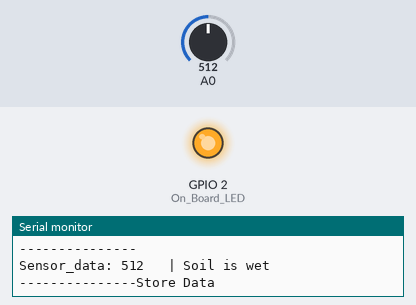
Bench run of a sketch on a simulated ESP8266 (NodeMCU). Shown: output pins drawn as LEDs (lit = HIGH), the last lines printed to the serial monitor. The test bench sets the inputs (shaded band); at power-on: A0 = 512. WiFi joins after 1.5 s; servers stay silent unless stated.

Above: at 1.66 s.
At 6.6 s:
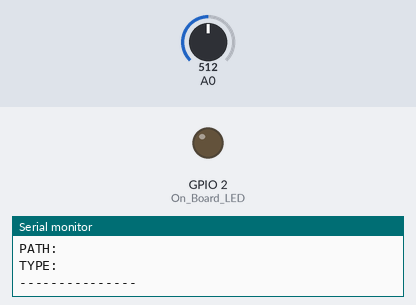
Timing chart, 0 to 14.5 s (numbered marks = the images above):
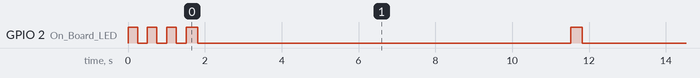

The sketch:

sensor_to_firebase.ino
```cpp
//======================================== Including the libraries.
#if defined(ESP32)
  #include <WiFi.h>
#elif defined(ESP8266)
  #include <ESP8266WiFi.h>
#endif
#include <Firebase_ESP_Client.h>

// Provide the token generation process info.
#include "addons/TokenHelper.h"

// Provide the RTDB payload printing info and other helper functions.
#include "addons/RTDBHelper.h"

// Insert your network credentials.
#define WIFI_SSID "Galaxy A02s1685"
#define WIFI_PASSWORD "gikk3536"

// Insert Firebase project API Key
#define API_KEY "AIzaSyDa7Dm9Ep_93tIefOidVb1Lf1ALBHI8VoA"

// Insert RTDB URL
#define DATABASE_URL "https://agropredict-143e6-default-rtdb.firebaseio.com/"

// Define Firebase Data object.
FirebaseData fbdo;

// Define firebase authentication.
FirebaseAuth auth;

// Define firebase configuration.
FirebaseConfig config;

// Define the Digital Pin of the "On Board LED".
#define On_Board_LED 2

// Define the sensor pin
int sensor_pin = 35;

// Millis variable to send/store data to firebase database.
unsigned long sendDataPrevMillis = 0;
const long sendDataIntervalMillis = 10000; // Sends/stores data to firebase database every 10 seconds.

// Boolean variable for sign in status.
bool signupOK = false;

void setup() {
  Serial.begin(115200);
  Serial.println();

  pinMode(On_Board_LED, OUTPUT);
  pinMode(sensor_pin, INPUT);

  // Connecting the WiFi on the ESP32 to the WiFi Router/Hotspot.
  WiFi.mode(WIFI_STA);
  WiFi.begin(WIFI_SSID, WIFI_PASSWORD);
  Serial.println("---------------Connection");
  Serial.print("Connecting to : ");
  Serial.println(WIFI_SSID);
  while (WiFi.status() != WL_CONNECTED){
    Serial.print(".");
    digitalWrite(On_Board_LED, HIGH);
    delay(250);
    digitalWrite(On_Board_LED, LOW);
    delay(250);
  }
  digitalWrite(On_Board_LED, LOW);
  Serial.println();
  Serial.print("Successfully connected to : ");
  Serial.println(WIFI_SSID);
  Serial.println("---------------");

  // Assign the api key (required).
  config.api_key = API_KEY;

  // Assign the RTDB URL (required).
  config.database_url = DATABASE_URL;

  // Sign up.
  Serial.println();
  Serial.println("---------------Sign up");
  Serial.print("Sign up new user... ");
  if (Firebase.signUp(&config, &auth, "", "")){
    Serial.println("ok");
    signupOK = true;
  }
  else{
    Serial.printf("%s\n", config.signer.signupError.message.c_str());
  }
  Serial.println("---------------");

  // Assign the callback function for the long running token generation task.
  config.token_status_callback = tokenStatusCallback; // See addons/TokenHelper.h

  Firebase.begin(&config, &auth);
  Firebase.reconnectWiFi(true);
}

void loop() {
  if (Firebase.ready() && signupOK && (millis() - sendDataPrevMillis > sendDataIntervalMillis || sendDataPrevMillis == 0)){
    sendDataPrevMillis = millis();

    // Read sensor data
    int sensor_data = analogRead(sensor_pin);
    Serial.print("Sensor_data: ");
    Serial.print(sensor_data);
    Serial.print("\t | ");
    String soil_status;

    if(sensor_data > 3600) {
      soil_status = "No moisture, Soil is dry";
    } else if(sensor_data >= 2400 && sensor_data <= 3600) {
      soil_status = "There is some moisture, Soil is medium";
    } else if(sensor_data < 2400) {
      soil_status = "Soil is wet";
    }
    Serial.println(soil_status);

    // Sending/storing data to the firebase database.
    Serial.println();
    Serial.println("---------------Store Data");
    digitalWrite(On_Board_LED, HIGH);

    // Write sensor data on the database path
    if (Firebase.RTDB.setInt(&fbdo, "Sensor/sensor_data", sensor_data)) {
      Serial.println("PASSED");
      Serial.println("PATH: " + fbdo.dataPath());
      Serial.println("TYPE: " + fbdo.dataType());
    }
    else {
      Serial.println("FAILED");
      Serial.println("REASON: " + fbdo.errorReason());
    }

    // Write soil status on the database path
    if (Firebase.RTDB.setString(&fbdo, "Sensor/soil_status", soil_status)) {
      Serial.println("PASSED");
      Serial.println("PATH: " + fbdo.dataPath());
      Serial.println("TYPE: " + fbdo.dataType());
    }
    else {
      Serial.println("FAILED");
      Serial.println("REASON: " + fbdo.errorReason());
    }

    digitalWrite(On_Board_LED, LOW);
    Serial.println("---------------");
  }
  delay(100);
}
```

Measured:
- by itself, GPIO 2 (On_Board_LED): HIGH → LOW at 0.25 s, → HIGH 0.25 s later, → LOW 0.25 s later, → HIGH 0.25 s later, … (31 changes in this stretch)
